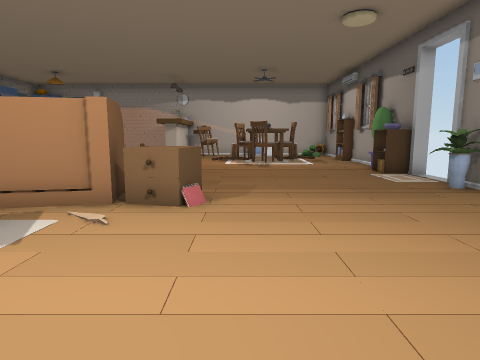
[1] (above)

17 first-person views from a walk through a scene from a Unity 3-D project. The camera is 1.3 m above the floor, tilts 8° down and sees 75° across. Doors are open. The floor is counted in squares, 1 m on a side. Each view is taken from the middle of a square. On the plan, view 1 faces up. The plan holds only what a view shows up to about 14 squares ahead; the rest is blank. The player character is not drawn.

[2]
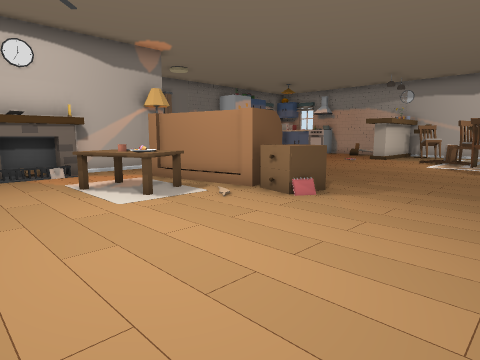

[3]
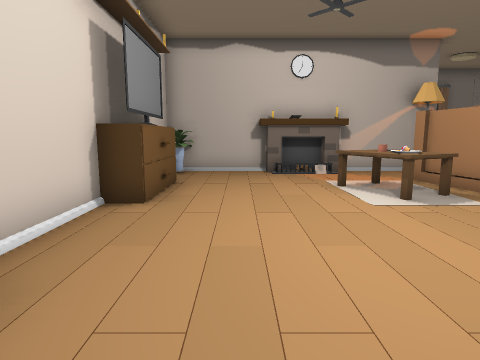

[4]
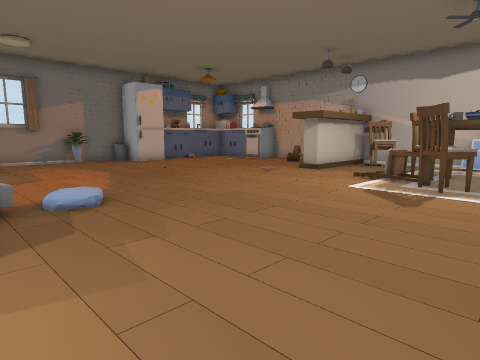

[5]
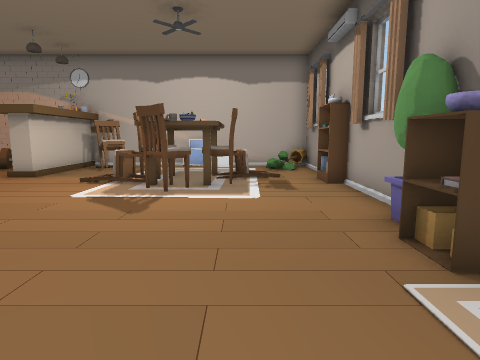

[6]
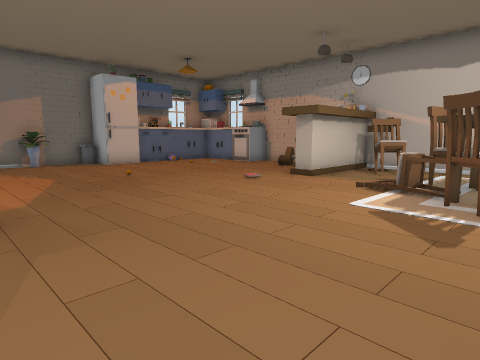

[7]
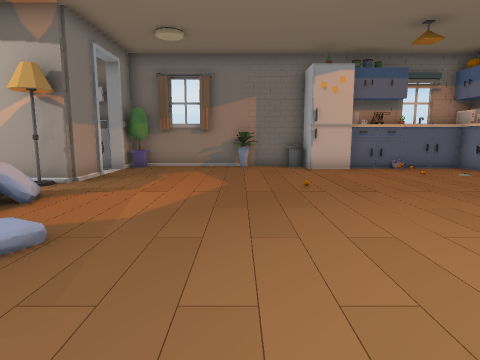

[8]
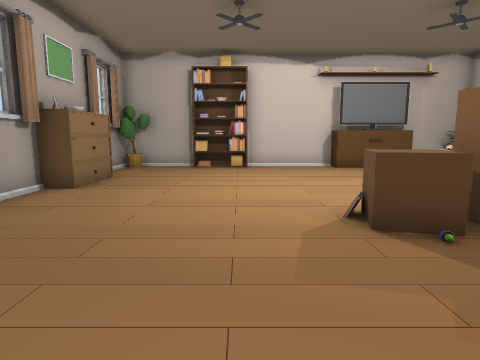

[9]
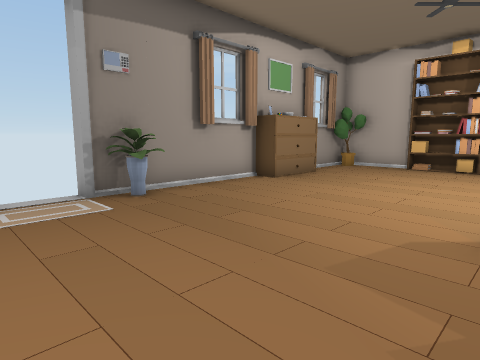

[10]
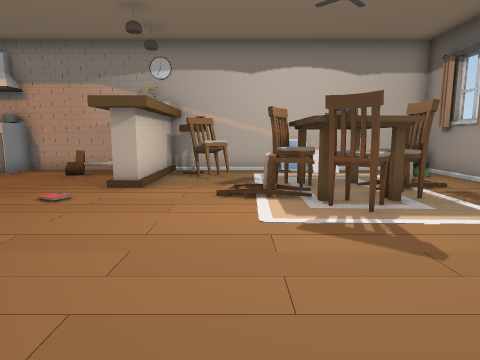

[11]
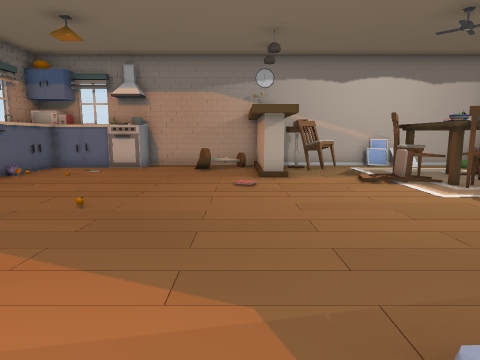

[12]
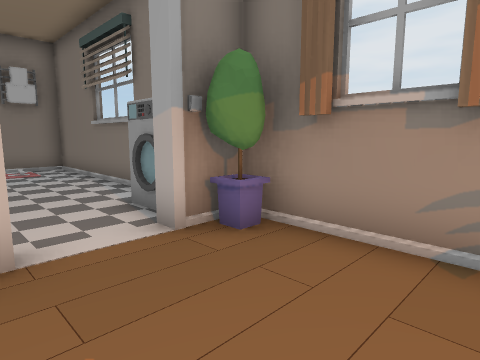

[13]
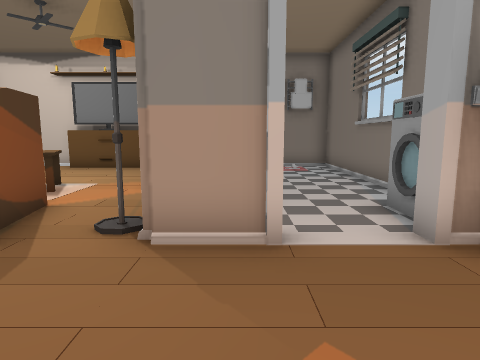

[14]
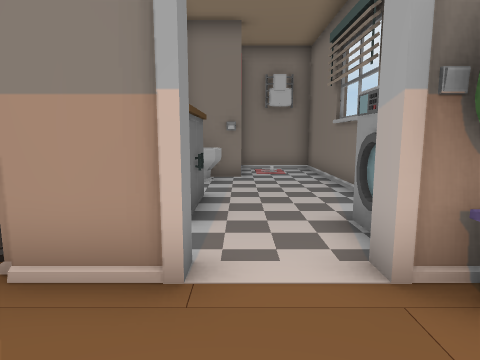

[15]
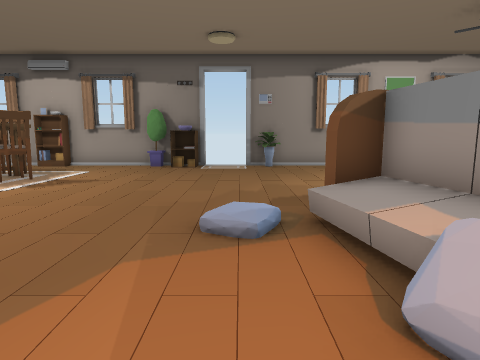

[16]
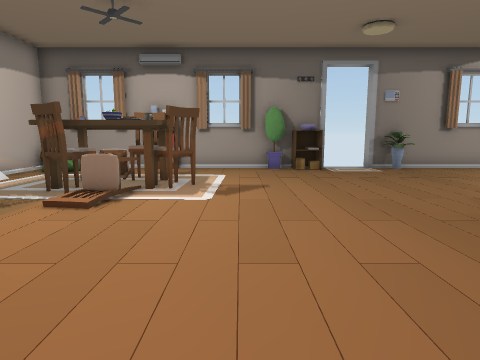

[17]
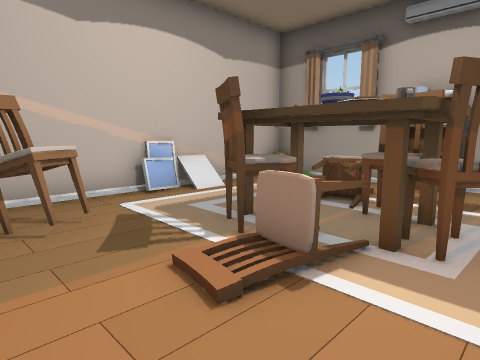

### Floor plan
Points are (right, up) in squares from view 1. A wall is a line through its corners. A room is listed if a view was taken in it or the views show most of it. See-through windows are left out.
Room 1 (views 1, 2, 3, 4, 5, 6, 7, 8, 9, 10, 11, 12, 13, 14, 15, 16, 17)
walls: (-1.5, 6.9) (-0.8, 6.8) (-1.1, 5.7) (-2.3, 6); (-8.8, 6.6) (-8.8, 3.6); (5.1, 11.4) (5.1, 11.9) (6, 11.9); (5.9, 10.6) (5.9, 16.5); (5.9, 11.8) (5, 11.8); (-8.8, 1) (-8.8, -2.7); (-13.8, 14.9) (-13.8, 7.3) (-12.3, 7.3) (-12.3, 6.9); (-13.8, 3.4) (-13.8, -2.7) (-11, -2.7); (-4.6, -1.8) (-3, -1.8) (-3, -2.8); (-6.1, -1.8) (-5.4, -1.8); (5.1, 0.9) (5.1, 3.3) (5.9, 3.3) (5.9, 8.7); (5.9, 18.4) (5.9, 22) (-9.1, 22); (-8.4, -2.7) (0.6, -2.7); (2.4, -2.7) (2.9, -2.7); (3, -2.7) (5.9, -2.7) (5.9, -0.4)
ways out: open door at (6, 9.5)
objects: washer (-13, 5) to (-13, 6); other object (-13, 8); other object (-13, 12); other object (-13, 14); other object (-13, 15); fridge (-13, 15) to (-12, 16); other object (-13, 17) to (-13, 18); other object (-12, 21) to (-11, 21); other object (-11, 0); toilet (-10, 1); other object (-10, 3) to (-10, 5); oven (-10, 21) to (-9, 21); other object (-8, -2); other object (-8, 1); fireplace (-8, 2) to (-8, 4); lamp (-8, 7); other object (-7, 7); chair (-7, 20) to (-5, 21); table (-6, 3) to (-3, 5); sofa (-6, 5) to (-3, 7); other object (-5, 3); other object (-4, 18) to (-4, 19); other object (-4, 20); chair (-3, 21) to (-2, 21); other object (-2, 7); chair (-2, 20); table (0, 16); chair (0, 17); table (0, 17) to (2, 19); chair (0, 18); other object (1, -3); other object (1, -2); chair (1, 15) to (2, 16); other object (1, 16); other object (1, 21); other object (1, 22); other object (2, -3); other object (2, -2); other object (2, 18); other object (3, -2); chair (3, 17); chair (3, 18); other object (5, -2); other object (5, 8); other object (5, 11); other object (5, 17); other object (5, 21); other object (6, 17); other object (6, 18)

Positions as (right, up) in squares from view 1, and headings:
1: (0, 0), facing up
2: (3, 0), facing up-left
3: (3, 0), facing left
4: (3, 7), facing up-left
5: (3, 8), facing up
6: (2, 9), facing up-left
7: (0, 12), facing left
8: (1, 11), facing down
9: (-1, 11), facing down-right
10: (-1, 10), facing up
11: (-5, 8), facing up
12: (-10, 11), facing down-left
13: (-10, 11), facing down
14: (-11, 10), facing down
15: (-8, 9), facing right
16: (-7, 14), facing right
17: (-3, 15), facing up-right
